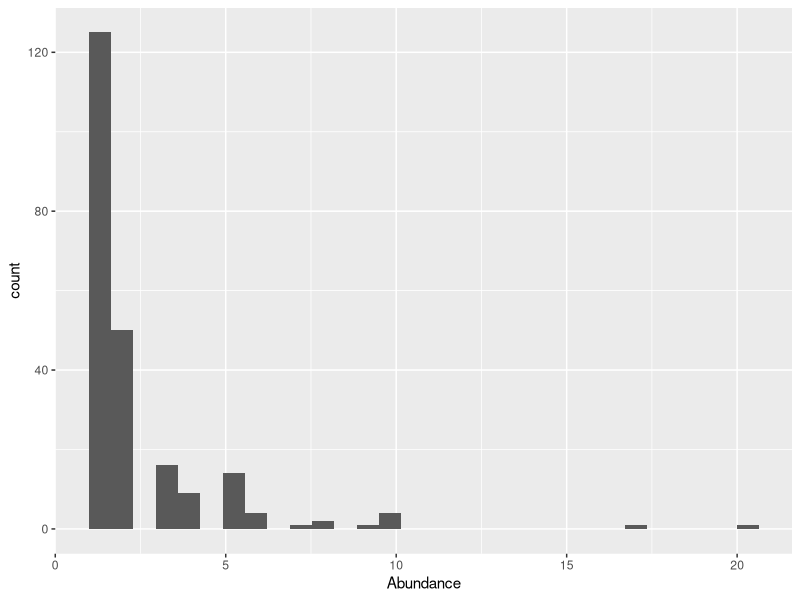
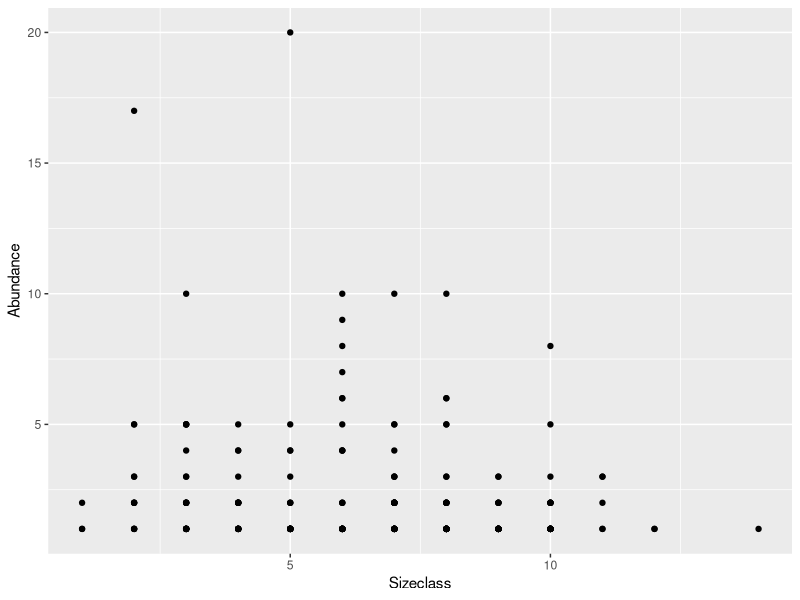
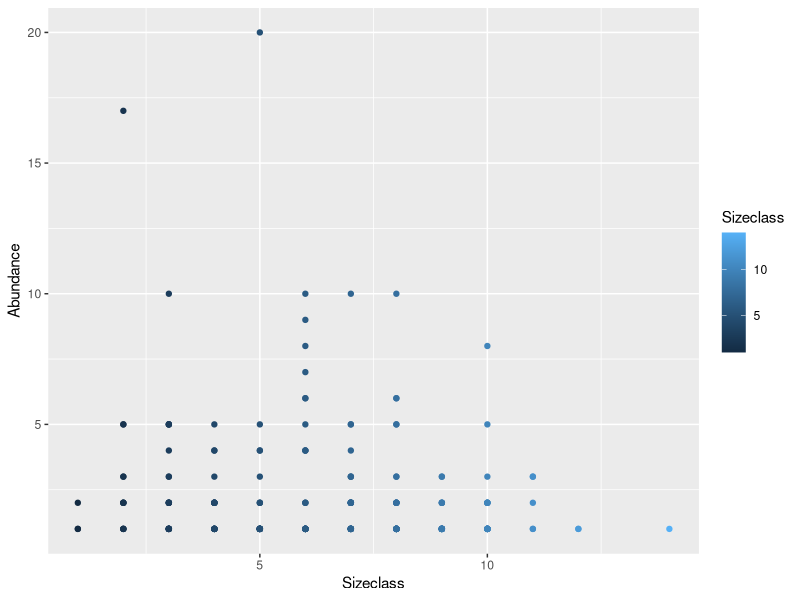
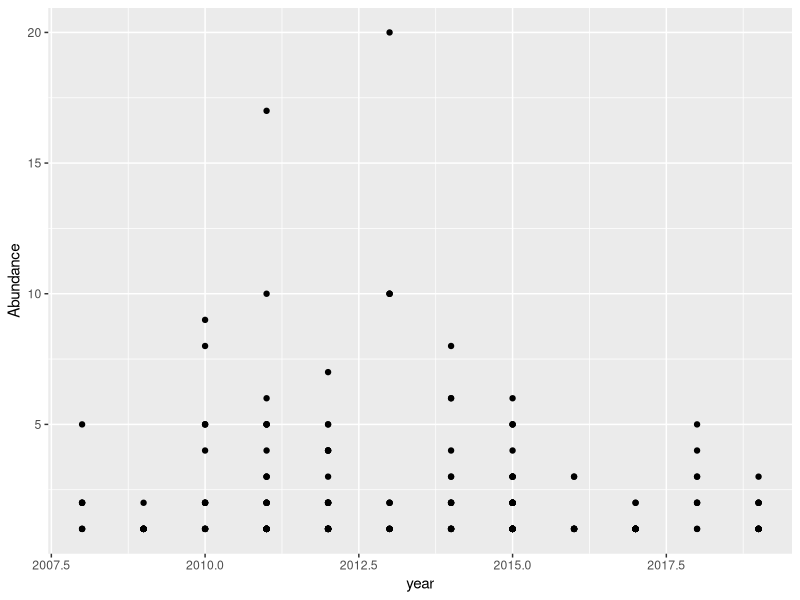
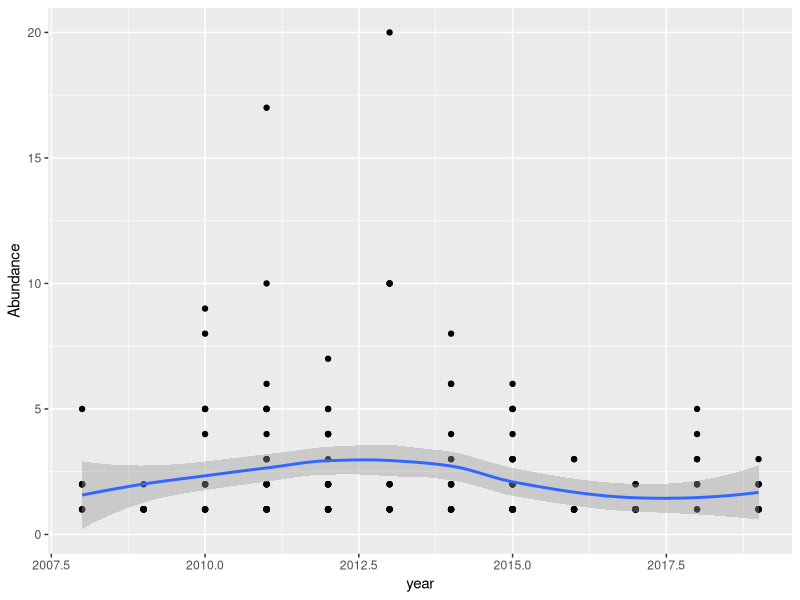
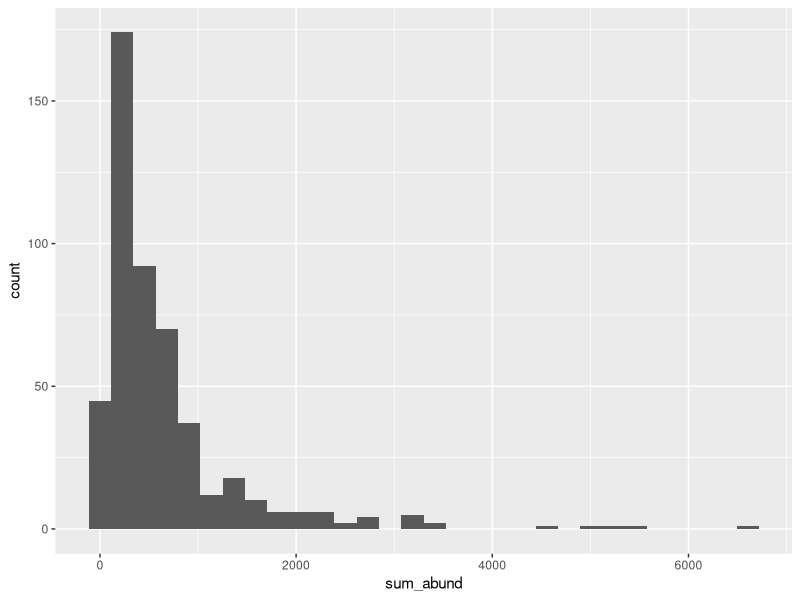
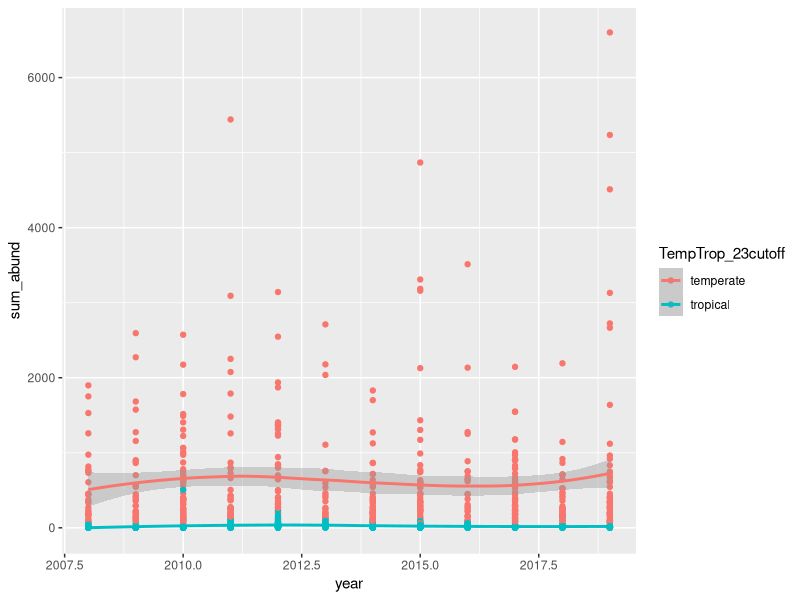
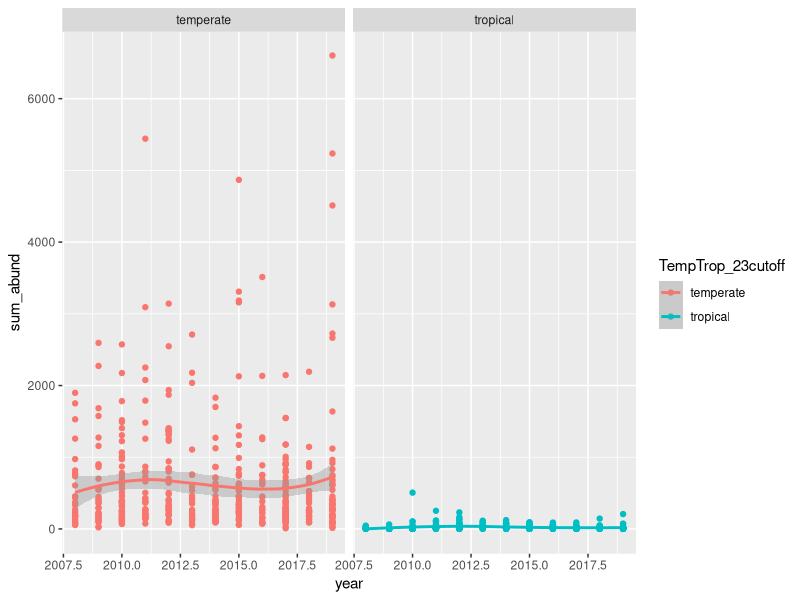

Source code (R) for these figures, in order:
## ---- chunk 1
knitr::opts_chunk$set(echo = TRUE, warning = FALSE, message = FALSE)
## ---- chunk 2
help(library)
#?library
## ---- chunk 3
# RLS data wrangling course
# CJ Brown 
#2020-07-23
## ---- chunk 4
library(readr)
## ---- chunk 5
dat <- read_csv("data-raw/Rottnest-Island-UVC.csv")
## ---- chunk 6
dat$Sizeclass <- as.factor(dat$Sizeclass)
head(dat)
levels(dat$Sizeclass)
## ---- chunk 7
dat$Sizeclass <- as.numeric(dat$Sizeclass)
head(dat)
unique(dat$Sizeclass)
## ---- chunk 8
library(dplyr)
## ---- chunk 9
datscarus <- filter(dat, CURRENT_TAXONOMIC_NAME == "Scarus ghobban")
head(datscarus)
length(unique(datscarus$SpeciesID))
## ---- chunk 10
unique(dat$Method)
datsub <- select(dat, -Method)
head(datsub)
datsub2 <- select(dat, SurveyID:Sizeclass, Abundance:TempTrop_23cutoff)
head(datsub2)
## ---- chunk 11
library(ggplot2)
## ---- chunk 12
ggplot(datscarus) + 
  aes(x = Abundance) + 
  geom_histogram()
## ---- chunk 13
ggplot(datscarus) + 
  aes(x = Sizeclass, y = Abundance) +
  geom_point()
## ---- chunk 14
ggplot(datscarus) + 
  aes(x = Sizeclass, y = Abundance, color = Sizeclass) +
  geom_point()
## ---- chunk 15
survdat <- read_csv("data-raw/Rottnest-Island-surveys.csv")
datscarus2 <- left_join(datscarus, survdat, by = "SurveyID")
## ---- chunk 16
nrow(survdat)
length(unique(survdat$SurveyID))
## ---- chunk 17
nrow(datscarus)
nrow(datscarus2)
## ---- chunk 18
library(lubridate)
datscarus2$year <- year(datscarus2$SurveyDate)
## ---- chunk 19
ggplot(datscarus2) + 
  aes(x = year, y = Abundance) + 
  geom_point()
## ---- chunk 20
ggplot(datscarus2) + 
  aes(x = year, y = Abundance) + 
  geom_point() +
  stat_smooth()
## ---- chunk 21
dat2 <- left_join(dat, survdat, by = "SurveyID")
nrow(dat)
nrow(dat2)
length(unique(dat$SurveyID))
length(unique(dat2$SurveyID))
length(unique(survdat$SurveyID))
## ---- chunk 22
dups <- which(duplicated(survdat$SurveyID))
survdat$SurveyID[dups]
## ---- chunk 23
filter(survdat, SurveyID == survdat$SurveyID[dups])
## ---- chunk 24
survdat2 <- distinct(survdat)
nrow(survdat2)
anyDuplicated(survdat2$SurveyID)
## ---- chunk 25
dat2 <- left_join(dat, survdat2, by = "SurveyID")
nrow(dat)
nrow(dat2)
## ---- chunk 26
sdat <- read_csv("data-raw/Rottnest-Island-sites.csv")
length(unique(sdat$SiteCode))
nrow(sdat)
dat3 <- left_join(dat2, sdat, by = "SiteCode")
## ---- chunk 27
dat3$year <- year(dat3$SurveyDate)
## ---- chunk 28
sum(dat3$Abundance)
## ---- chunk 29
sum(dat3$Abundance, na.rm = TRUE)
## ---- chunk 30
summarize(dat3, sum(Abundance, na.rm = TRUE))
## ---- chunk 31

dat3g <- group_by(dat3, SurveyID)
datA <- summarize(dat3g, 
                  sum_abund = sum(Abundance, na.rm = TRUE))
head(datA)
## ---- chunk 32
ggplot(datA) + 
  aes(x = sum_abund, color = NULL) +
  geom_histogram()
## ---- chunk 33
dat3 <- filter(dat3, !is.na(TempTrop_23cutoff))
dat3g <- group_by(dat3, SurveyID, SiteCode, year, TempTrop_23cutoff)
dat4 <- summarize(dat3g, 
                  sum_abund = sum(Abundance, na.rm = TRUE))
head(dat4)
## ---- chunk 34
ggplot(dat4) + 
  aes(x = year, y = sum_abund, color = TempTrop_23cutoff) +
  geom_point() +
  stat_smooth()
## ---- chunk 35
ggplot(dat4) + 
  aes(x = year, y = sum_abund, color = TempTrop_23cutoff) +
  geom_point() +
  stat_smooth() + 
  facet_wrap(~TempTrop_23cutoff)
## ---- chunk 36
library(tidyr)
## ---- chunk 37
library(tidyr)
dat5 <- pivot_wider(dat4, names_from = TempTrop_23cutoff,
                    values_from = sum_abund,
                    values_fill = list(sum_abund = 0))
head(dat5)
## ---- chunk 38
dat5 <- mutate(dat5, prop_trop = tropical/(temperate + tropical))
## ---- chunk 39
dat6 <- pivot_longer(dat5, temperate:tropical, 
                     names_to = 'TempTrop_23cutoff',
                     values_to = 'sum_abund')
head(dat6)
## ---- chunk 40
ggplot(dat5) + 
  aes(x = year, y = prop_trop) +
  geom_point(aes(color = SiteCode)) + 
  stat_smooth()
## ---- chunk 41
dat7 <- dat2 %>% mutate(SurveyYear = year(SurveyDate)) %>% 
  filter(SurveyYear == 2011 & Sizeclass > 12) %>% 
  group_by(SiteCode, SpeciesID, CURRENT_TAXONOMIC_NAME) %>% 
  summarize(sum_abund = sum(Abundance))

ggplot(dat7) + 
  aes(x = SiteCode, y = sum_abund, fill = CURRENT_TAXONOMIC_NAME) +
  geom_bar(stat = 'identity') +
  theme(legend.position = "none")
